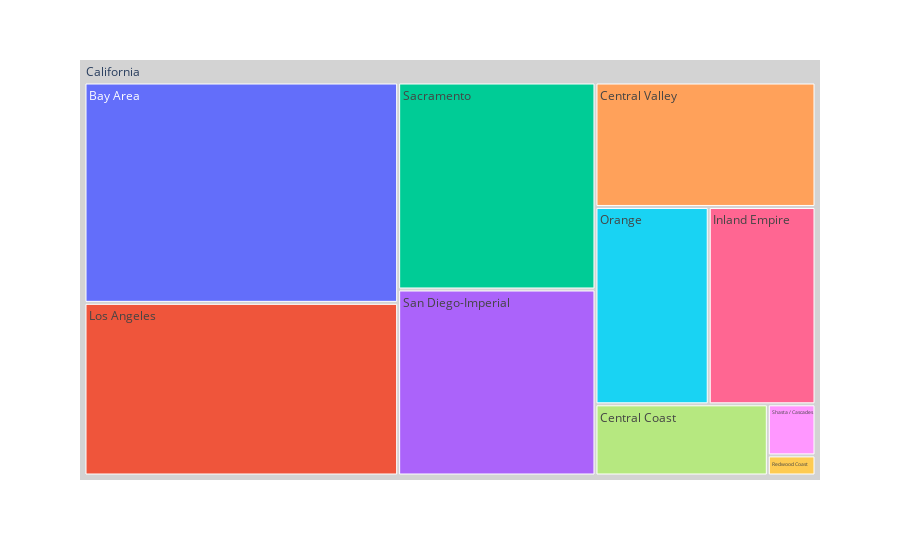

Here is the notebook cell this chart was saved with:
### Code cell
fig = px.treemap(data_dec2020, 
                 path=[px.Constant('California'), 'Region'], 
                 values='High Wage Count',
                )
fig.update_traces(root_color='lightgrey')
fig.show()

### Figure 1 — Plotly figure (JSON) as saved in the notebook; plotly's stock layout.template omitted (floating-point values rounded to 4 significant figures)
{"data": [{"branchvalues": "total", "domain": {"x": [0, 1], "y": [0, 1]}, "hovertemplate": "labels=%{label}<br>High Wage Count=%{value}<br>parent=%{parent}<br>id=%{id}<extra></extra>", "ids": ["California/Bay Area", "California/Central Coast", "California/Central Valley", "California/Inland Empire", "California/Los Angeles", "California/Orange", "California/Redwood Coast", "California/Sacramento", "California/San Diego-Imperial", "California/Shasta / Cascades", "California"], "labels": ["Bay Area", "Central Coast", "Central Valley", "Inland Empire", "Los Angeles", "Orange", "Redwood Coast", "Sacramento", "San Diego-Imperial", "Shasta / Cascades", "California"], "name": "", "parents": ["California", "California", "California", "California", "California", "California", "California", "California", "California", "California", ""], "root": {"color": "lightgrey"}, "type": "treemap", "values": [1356876, 240900, 537674, 413630, 1063142, 438827, 18815, 801928, 720581, 47817, 5640190]}], "layout": {"legend": {"tracegroupgap": 0}, "margin": {"t": 60}}}
